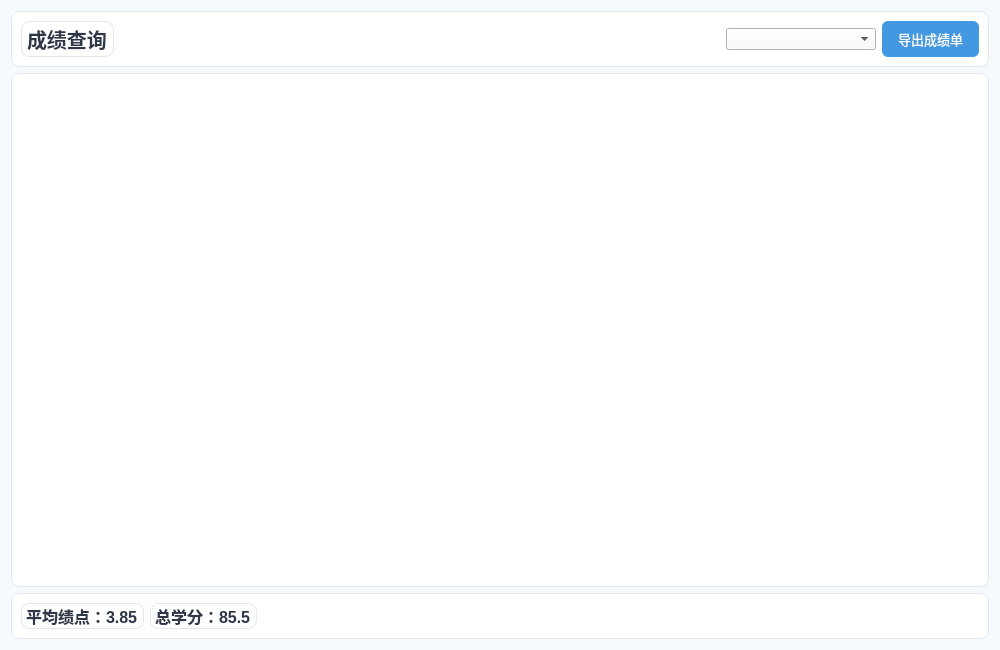
<?xml version="1.0" encoding="UTF-8"?>
<ui version="4.0">
 <class>StudentGradePage</class>
 <widget class="QWidget" name="StudentGradePage">
  <property name="geometry">
   <rect>
    <x>0</x>
    <y>0</y>
    <width>1000</width>
    <height>650</height>
   </rect>
  </property>
  <property name="styleSheet">
   <string notr="true">QWidget {
    background: #f7fafc;
}
QFrame {
    background: white;
    border-radius: 8px;
    border: 1px solid #e2e8f0;
}
QPushButton {
    border: none;
    border-radius: 6px;
    padding: 8px 16px;
    font-size: 13px;
}
QTableView {
    border: 1px solid #e2e8f0;
    border-radius: 8px;
    alternate-background-color: #f7fafc;
}
QTableView::header {
    background: #4299e1;
    color: white;
    font-weight: bold;
}
</string>
  </property>
  <layout class="QVBoxLayout" name="verticalLayout">
   <item>
    <widget class="QFrame" name="headerFrame">
     <layout class="QHBoxLayout" name="horizontalLayout">
      <item>
       <widget class="QLabel" name="titleLabel">
        <property name="styleSheet">
         <string notr="true">font-size: 20px; font-weight: bold; color: #2d3748;</string>
        </property>
        <property name="text">
         <string>成绩查询</string>
        </property>
       </widget>
      </item>
      <item>
       <spacer name="horizontalSpacer">
        <property name="orientation">
         <enum>Qt::Orientation::Horizontal</enum>
        </property>
        <property name="sizeHint" stdset="0">
         <size>
          <width>40</width>
          <height>20</height>
         </size>
        </property>
       </spacer>
      </item>
      <item>
       <widget class="QComboBox" name="semesterCombo">
        <property name="minimumSize">
         <size>
          <width>150</width>
          <height>0</height>
         </size>
        </property>
       </widget>
      </item>
      <item>
       <widget class="QPushButton" name="exportBtn">
        <property name="styleSheet">
         <string notr="true">background: #4299e1; color: white;</string>
        </property>
        <property name="text">
         <string>导出成绩单</string>
        </property>
       </widget>
      </item>
     </layout>
    </widget>
   </item>
   <item>
    <widget class="QTableView" name="tableView">
     <property name="selectionMode">
      <enum>QAbstractItemView::SelectionMode::SingleSelection</enum>
     </property>
     <property name="selectionBehavior">
      <enum>QAbstractItemView::SelectionBehavior::SelectRows</enum>
     </property>
    </widget>
   </item>
   <item>
    <widget class="QFrame" name="summaryFrame">
     <layout class="QHBoxLayout" name="horizontalLayout_2">
      <item>
       <widget class="QLabel" name="gpaLabel">
        <property name="text">
         <string>平均绩点：3.85</string>
        </property>
        <property name="styleSheet">
         <string notr="true">font-size: 16px; font-weight: bold; color: #2d3748;</string>
        </property>
       </widget>
      </item>
      <item>
       <widget class="QLabel" name="creditLabel">
        <property name="text">
         <string>总学分：85.5</string>
        </property>
        <property name="styleSheet">
         <string notr="true">font-size: 16px; font-weight: bold; color: #2d3748;</string>
        </property>
       </widget>
      </item>
      <item>
       <spacer name="horizontalSpacer_2">
        <property name="orientation">
         <enum>Qt::Orientation::Horizontal</enum>
        </property>
        <property name="sizeHint" stdset="0">
         <size>
          <width>40</width>
          <height>20</height>
         </size>
        </property>
       </spacer>
      </item>
     </layout>
    </widget>
   </item>
  </layout>
 </widget>
 <resources/>
 <connections/>
</ui>
